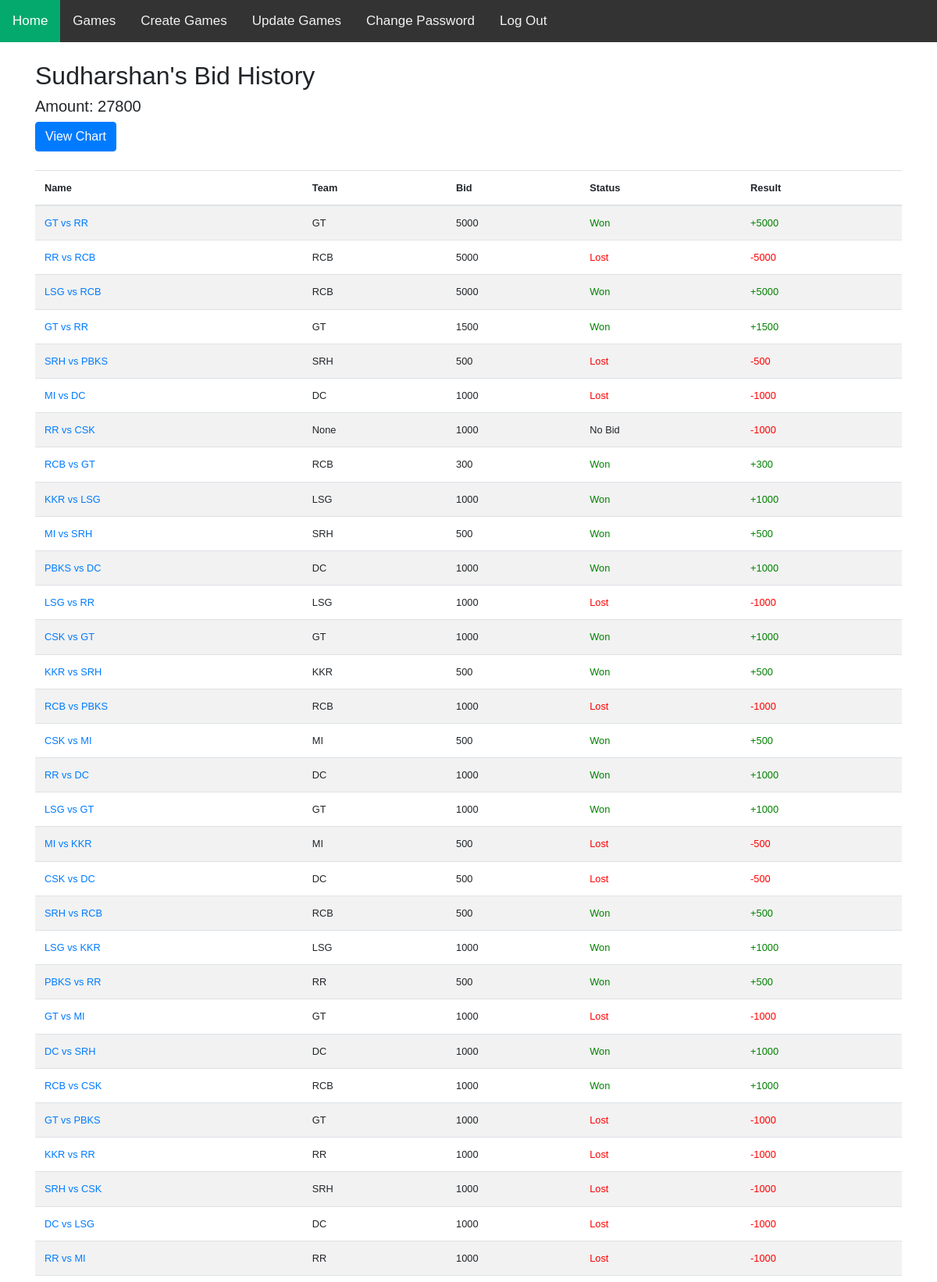
Page /bid/user/2/ (signed in, upper part) on the committed database.
### bid/models.py (models this page shows, shortened)
class UserProfile(models.Model):
    user = models.OneToOneField(User, on_delete=models.CASCADE)
    amount = models.IntegerField(default=10000)
    @property
    def chart(self):
        game_results = list(self.results_user.all())
        game_results.sort(key=lambda x: x.game.date, reverse=False)
        games = ['', ]
        amounts = [10000, ]
        for result in game_results:
            if result.completed:
                games.append(result.game.name)
                if result.won:
                    amounts.append(amounts[-1] + result.bid_amount)
                else:
                    amounts.append(amounts[-1] - result.bid_amount)
        return (games, amounts)

class Game_Result(models.Model):
    user = models.ForeignKey(UserProfile, on_delete=models.CASCADE, related_name="results_user")
    game = models.ForeignKey(Game, on_delete=models.CASCADE, related_name="results_game")
    bid_amount = models.IntegerField()
    won = models.BooleanField(default=False)
    team = models.CharField(max_length=200, null=True, blank=True, choices=choices)
    completed = models.BooleanField(default=False)
    did_not_bid = models.BooleanField(default=False)
    class Meta:
        unique_together = ('user', 'game',)

class Game(models.Model):
    name = models.CharField(max_length=200, null=True, blank=True)
    date = models.DateTimeField()
    completed = models.BooleanField(default=False)
    winner = models.CharField(max_length=200, null=True, blank=True, choices=choices)
    team1 = models.CharField(max_length=200, choices=choices)
    team2 = models.CharField(max_length=200, choices=choices)

### bid/views.py (the view)
# urls.py: path('user/<int:pk>/', views.UserDetailView.as_view(), name='user'),
class UserDetailView(LoginRequiredMixin, View):
    model = UserProfile
    template_name = 'bid/user_detail.html'
    def get(self, request, *args, **kwargs):
        print('hello')
        user = UserProfile.objects.get(pk=kwargs['pk'])
        game_results = Game_Result.objects.filter(user=user)
        results_array = []
        for game_result in game_results:
            results_array.append(game_result)
        results_array.sort(key=lambda x: x.game.date, reverse=True)
        return render(request, self.template_name, {'results': results_array, 'result_user': user})

### bid/templates/bid/user_detail.html (shortened to what this page needs)
{% extends "base.html" %}
{% load bootstrap3 %}
{% load date %}
{% block content %}
    <h2>{{ result_user.user.first_name.capitalize }}'s Bid History</h2>
    <h5>Amount: {{ result_user.amount }}</h5>
    <button type="button" class="btn btn-primary" data-toggle="modal" data-target="#exampleModal">
        View Chart
      </button>
      <br/>
      <br/>
    <table class="table table-striped contents" style="font-size:80%;text-align:left;">
        <thead>
        <tr>
            <th scope="col">Name</th>
            <th scope="col">Team</th>
            <th scope="col">Bid</th>
            <th scope="col">Status</th>
            <th scope="col">Result</th>
        </tr>
        </thead>
        <tbody>
        {% for result in results %}
            <tr>
                <td><a href="{% url 'bid:game_detail' result.game.pk %}">{{ result.game.name }}</a></td>
                <td>{{ result.team }}</td>
                <td>{{ result.bid_amount }}</td>
                {% if result.did_not_bid %}
                    <td>No Bid</td>
                {% else %}
                    {% if result.game.completed %}
                        {% if result.won %}
                            <td style="color:green">Won</td>
                        {% else %}
                            <td style="color:red">Lost</td>
                        {% endif %}
                    {% else %}
                        <td>Not Decided</td>
                    {% endif %}
                {% endif %}
                {% if result.completed %}
                    {% if result.won %}
                        <td style="color: green">+{{ result.bid_amount }}</td>
                    {% else %}
                        <td style="color: red">-{{ result.bid_amount }}</td>
                    {% endif %}
                {% else %}
                    <td>N/A</td>
                {% endif %}
            </tr>
        {% endfor %}
        </tbody>
    </table>
{% endblock %}

### templates/base.html (style rules this page uses)
body { font-family: Arial, Helvetica, sans-serif; }
* { box-sizing: border-box; }

### rows in the picture
UserProfile: user.first_name "Sudharshan", amount "27800"
Game_Result: game.name "GT vs RR", team "GT", bid_amount "5000", did_not_bid "Won"
Game_Result: game.name "RR vs RCB", team "RCB", bid_amount "5000", did_not_bid "Lost"
Game_Result: game.name "LSG vs RCB", team "RCB", bid_amount "5000", did_not_bid "Won"
Game_Result: game.name "GT vs RR", team "GT", bid_amount "1500", did_not_bid "Won"
Game_Result: game.name "SRH vs PBKS", team "SRH", bid_amount "500", did_not_bid "Lost"
Game_Result: game.name "MI vs DC", team "DC", bid_amount "1000", did_not_bid "Lost"
Game_Result: game.name "RR vs CSK", team "None", bid_amount "1000", did_not_bid "No Bid"
Game_Result: game.name "RCB vs GT", team "RCB", bid_amount "300", did_not_bid "Won"
Game_Result: game.name "KKR vs LSG", team "LSG", bid_amount "1000", did_not_bid "Won"
Game_Result: game.name "MI vs SRH", team "SRH", bid_amount "500", did_not_bid "Won"
Game_Result: game.name "PBKS vs DC", team "DC", bid_amount "1000", did_not_bid "Won"
Game_Result: game.name "LSG vs RR", team "LSG", bid_amount "1000", did_not_bid "Lost"
Game_Result: game.name "CSK vs GT", team "GT", bid_amount "1000", did_not_bid "Won"
Game_Result: game.name "KKR vs SRH", team "KKR", bid_amount "500", did_not_bid "Won"
Game_Result: game.name "RCB vs PBKS", team "RCB", bid_amount "1000", did_not_bid "Lost"
Game_Result: game.name "CSK vs MI", team "MI", bid_amount "500", did_not_bid "Won"
Game_Result: game.name "RR vs DC", team "DC", bid_amount "1000", did_not_bid "Won"
Game_Result: game.name "LSG vs GT", team "GT", bid_amount "1000", did_not_bid "Won"
Game_Result: game.name "MI vs KKR", team "MI", bid_amount "500", did_not_bid "Lost"
Game_Result: game.name "CSK vs DC", team "DC", bid_amount "500", did_not_bid "Lost"
Game_Result: game.name "SRH vs RCB", team "RCB", bid_amount "500", did_not_bid "Won"
Game_Result: game.name "LSG vs KKR", team "LSG", bid_amount "1000", did_not_bid "Won"
Game_Result: game.name "PBKS vs RR", team "RR", bid_amount "500", did_not_bid "Won"
Game_Result: game.name "GT vs MI", team "GT", bid_amount "1000", did_not_bid "Lost"
Game_Result: game.name "DC vs SRH", team "DC", bid_amount "1000", did_not_bid "Won"
Game_Result: game.name "RCB vs CSK", team "RCB", bid_amount "1000", did_not_bid "Won"
Game_Result: game.name "GT vs PBKS", team "GT", bid_amount "1000", did_not_bid "Lost"
Game_Result: game.name "KKR vs RR", team "RR", bid_amount "1000", did_not_bid "Lost"
Game_Result: game.name "SRH vs CSK", team "SRH", bid_amount "1000", did_not_bid "Lost"
Game_Result: game.name "DC vs LSG", team "DC", bid_amount "1000", did_not_bid "Lost"
Game_Result: game.name "RR vs MI", team "RR", bid_amount "1000", did_not_bid "Lost"
